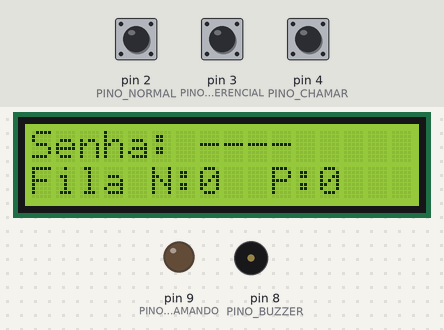
Recording of a sketch running on a simulated Arduino Uno, built with avr-gcc and run on an emulated ATmega328P. On the bench: 16×2 character LCD, output pins drawn as LEDs (lit = HIGH), buzzer (waves = sounding). The test bench sets the inputs (shaded band); at power-on: pin 4 (PINO_CHAMAR) HIGH, pin 2 (PINO_NORMAL) HIGH, pin 3 (PINO_PREFERENCIAL) HIGH. What the sketch prints to the serial monitor is not drawn.

Above: at 1.2 s.
1.3 s: pin 4 (PINO_CHAMAR) pulled LOW for 0.15 s
At 2.2 s:
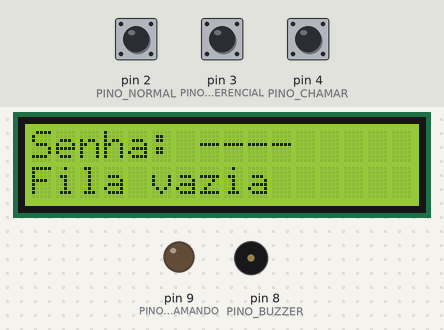
3.0 s: pin 2 (PINO_NORMAL) pulled LOW for 0.15 s
At 4.3 s:
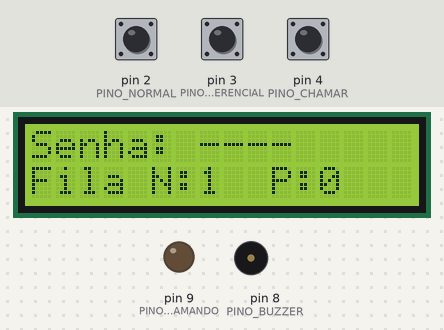
4.6 s: pin 4 (PINO_CHAMAR) pulled LOW for 1 s
At 6.6 s:
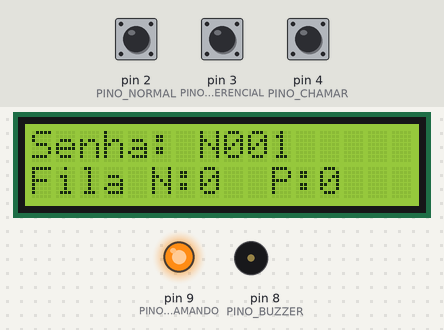
8.6 s: pin 4 (PINO_CHAMAR) pulled LOW for 0.15 s
At 10.0 s:
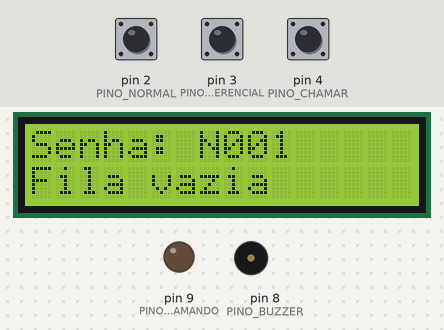
10.3 s: pin 3 (PINO_PREFERENCIAL) pulled LOW for 0.15 s
At 11.1 s:
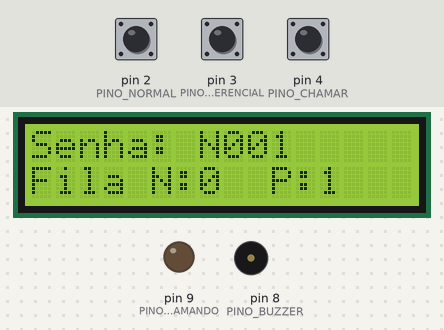
11.9 s: pin 4 (PINO_CHAMAR) pulled LOW for 3.2 s
At 13.3 s:
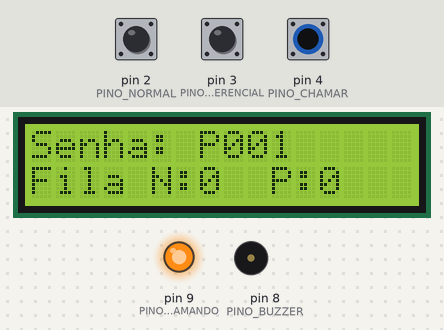
Timing chart, 0 to 16.7 s (numbered marks = the images above; inputs shaded):
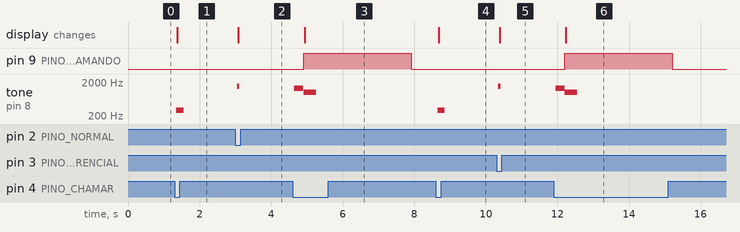

The sketch:

sketch.ino
```cpp
/*
 * ===========================================================================
 *  Escritório Inteligente | Automação 9: Painel de senhas da recepção com
 *  atendimento preferencial
 * ---------------------------------------------------------------------------
 *  Problema: na recepção, visitantes e fornecedores formam fila sem ordem
 *  definida, e o atendimento preferencial (idosos, gestantes, pessoas com
 *  deficiência) fica a critério de quem está no balcão.
 *
 *  Entradas: botão "Senha normal", botão "Senha preferencial" (totem) e
 *            botão "Chamar próximo" (balcão da recepção).
 *  Saídas:   LCD 16x2 I2C (painel), buzzer (aviso de chamada) e LED
 *            "Chamando".
 *
 *  Lógica (duas filas com prioridade):
 *    - Cada botão do totem emite uma senha: N001, N002... ou P001, P002...
 *    - "Chamar próximo" dá prioridade à fila preferencial, mas depois de
 *      2 preferenciais seguidas chama 1 normal, se houver alguém esperando.
 *      Assim a fila normal nunca fica parada indefinidamente.
 *    - Fila vazia: o painel avisa e nada é chamado.
 *    - Cada fila guarda até 20 senhas aguardando.
 *
 *  Plataforma: Arduino Uno (ATmega328P), simulado no Wokwi.
 * ===========================================================================
 */
#include <Wire.h>
#include <LiquidCrystal_I2C.h>

// ----------------------------- Pinos ---------------------------------------
const byte PINO_NORMAL       = 2;   // botões ligados ao GND (INPUT_PULLUP)
const byte PINO_PREFERENCIAL = 3;
const byte PINO_CHAMAR       = 4;
const byte PINO_BUZZER       = 8;
const byte PINO_LED_CHAMANDO = 9;

LiquidCrystal_I2C lcd(0x27, 16, 2);

// ----------------------------- Parâmetros ----------------------------------
const byte MAX_PREFERENCIAIS_SEGUIDAS = 2;
const int LIMITE_FILA = 20;
const unsigned long TEMPO_LED = 3000;
const unsigned long DEBOUNCE = 50;

// ----------------------------- Estado --------------------------------------
// Cada fila é controlada por dois contadores: senhas emitidas e chamadas.
// Quem aguarda = emitidas - chamadas.
int emitidasNormal = 0, chamadasNormal = 0;
int emitidasPref = 0, chamadasPref = 0;
byte preferenciaisSeguidas = 0;
char ultimaChamada[6] = "----";
unsigned long inicioChamada = 0;
bool ledChamando = false;

struct Botao {
  byte pino;
  int leituraAnterior;
  int estadoEstavel;
  unsigned long ultimaMudanca;
};
Botao botaoNormal = {PINO_NORMAL, HIGH, HIGH, 0};
Botao botaoPref = {PINO_PREFERENCIAL, HIGH, HIGH, 0};
Botao botaoChamar = {PINO_CHAMAR, HIGH, HIGH, 0};

bool foiApertado(Botao &b) {
  int leitura = digitalRead(b.pino);
  bool apertou = false;
  if (leitura != b.leituraAnterior) b.ultimaMudanca = millis();
  if (millis() - b.ultimaMudanca > DEBOUNCE && leitura != b.estadoEstavel) {
    b.estadoEstavel = leitura;
    if (b.estadoEstavel == LOW) apertou = true;
  }
  b.leituraAnterior = leitura;
  return apertou;
}

int aguardandoNormal() { return emitidasNormal - chamadasNormal; }
int aguardandoPref() { return emitidasPref - chamadasPref; }

void atualizarPainel(const char *mensagem) {
  char linha[17];
  snprintf(linha, sizeof(linha), "Senha: %-9s", ultimaChamada);
  lcd.setCursor(0, 0);
  lcd.print(linha);
  if (mensagem) snprintf(linha, sizeof(linha), "%-16s", mensagem);
  else snprintf(linha, sizeof(linha), "Fila N:%-2d P:%-2d  ", aguardandoNormal(), aguardandoPref());
  lcd.setCursor(0, 1);
  lcd.print(linha);
}

void emitirSenha(bool preferencial) {
  if ((preferencial ? aguardandoPref() : aguardandoNormal()) >= LIMITE_FILA) {
    tone(PINO_BUZZER, 300, 300);
    atualizarPainel("Fila cheia");
    return;
  }
  char senha[6];
  if (preferencial) snprintf(senha, sizeof(senha), "P%03d", ++emitidasPref);
  else snprintf(senha, sizeof(senha), "N%03d", ++emitidasNormal);
  tone(PINO_BUZZER, 1500, 60);
  Serial.print(F("[RECEPCAO] Senha emitida: "));
  Serial.println(senha);
  atualizarPainel(NULL);
}

// Decide qual fila atende agora e chama a próxima senha
void chamarProximo() {
  bool temNormal = aguardandoNormal() > 0;
  bool temPref = aguardandoPref() > 0;
  if (!temNormal && !temPref) {
    tone(PINO_BUZZER, 300, 200);
    atualizarPainel("Fila vazia");
    Serial.println(F("[RECEPCAO] Nenhuma senha aguardando"));
    return;
  }
  bool chamarPreferencial = temPref &&
      (preferenciaisSeguidas < MAX_PREFERENCIAIS_SEGUIDAS || !temNormal);

  if (chamarPreferencial) {
    chamadasPref++;
    preferenciaisSeguidas++;
    snprintf(ultimaChamada, sizeof(ultimaChamada), "P%03d", chamadasPref);
  } else {
    chamadasNormal++;
    preferenciaisSeguidas = 0;
    snprintf(ultimaChamada, sizeof(ultimaChamada), "N%03d", chamadasNormal);
  }

  // "Plim-plom" de chamada e LED aceso por 3 s
  tone(PINO_BUZZER, 1319, 250);
  delay(260);
  tone(PINO_BUZZER, 988, 350);
  digitalWrite(PINO_LED_CHAMANDO, HIGH);
  ledChamando = true;
  inicioChamada = millis();

  Serial.print(F("[RECEPCAO] Chamando: "));
  Serial.println(ultimaChamada);
  atualizarPainel(NULL);
}

void setup() {
  Serial.begin(9600);
  pinMode(PINO_NORMAL, INPUT_PULLUP);
  pinMode(PINO_PREFERENCIAL, INPUT_PULLUP);
  pinMode(PINO_CHAMAR, INPUT_PULLUP);
  pinMode(PINO_BUZZER, OUTPUT);
  pinMode(PINO_LED_CHAMANDO, OUTPUT);
  lcd.init();
  lcd.backlight();
  atualizarPainel(NULL);
}

void loop() {
  if (foiApertado(botaoNormal)) emitirSenha(false);
  if (foiApertado(botaoPref)) emitirSenha(true);
  if (foiApertado(botaoChamar)) chamarProximo();

  if (ledChamando && millis() - inicioChamada >= TEMPO_LED) {
    ledChamando = false;
    digitalWrite(PINO_LED_CHAMANDO, LOW);
  }
}
```

Measured:
- after the input at 1.3 s, tone on pin 8 (PINO_BUZZER): silent → 300 Hz after 0.05 s, → silent 0.20 s later; the display: changes after 0.08 s (image 1)
- after the input at 3.0 s, tone on pin 8 (PINO_BUZZER): silent → 1500 Hz after 0.05 s, → silent 0.06 s later; the display: changes after 0.08 s (image 2)
- after the input at 4.6 s, pin 9 (PINO_LED_CHAMANDO): LOW → HIGH after 0.31 s, → LOW 3.0 s later; tone on pin 8 (PINO_BUZZER): silent → 1319 Hz after 0.05 s, → silent 0.25 s later, → 988 Hz 0.01 s later, → silent 0.35 s later; the display: changes after 0.33 s (image 3)
- after the input at 8.6 s, tone on pin 8 (PINO_BUZZER): silent → 300 Hz after 0.05 s, → silent 0.20 s later; the display: changes after 0.08 s (image 4)
- after the input at 10.3 s, tone on pin 8 (PINO_BUZZER): silent → 1500 Hz after 0.05 s, → silent 0.06 s later; the display: changes after 0.08 s (image 5)
- after the input at 11.9 s, pin 9 (PINO_LED_CHAMANDO): LOW → HIGH after 0.31 s, → LOW 3.0 s later; tone on pin 8 (PINO_BUZZER): silent → 1319 Hz after 0.05 s, → silent 0.25 s later, → 988 Hz 0.01 s later, → silent 0.35 s later; the display: changes after 0.34 s (image 6)
